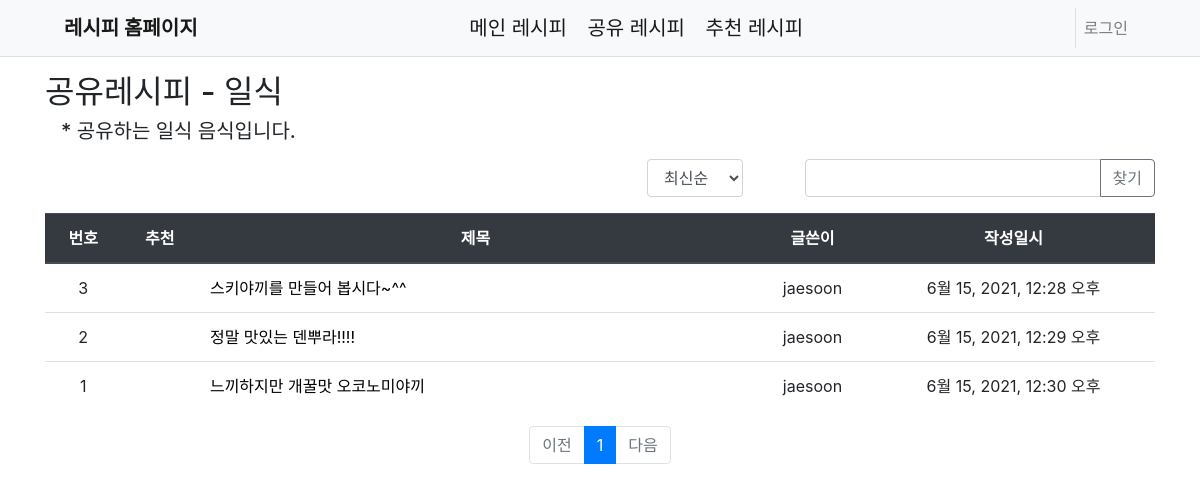
The page /share_recipe/japanese/ on the database its author committed.
### share_recipe/models.py (models this page shows, shortened)
class share_recipe(models.Model):
    subject = models.CharField(max_length=200)
    menu = models.CharField(choices=menu_Choice, max_length = 10)
    material = models.TextField()
    how_Make = models.TextField()
    create_date = models.DateTimeField()
    author = models.ForeignKey(User, on_delete = models.CASCADE, related_name = 'author_recipe')
    modify_date = models.DateTimeField(null=True, blank=True)
    voter = models.ManyToManyField(User, related_name = 'voter_recipe')

### share_recipe/views/recipe_list_views.py (the view, shortened to what this page needs)
# urls.py: path('japanese/', recipe_list_views.japanese, name = 'japanese'),
def japanese(request):
    page = request.GET.get('page', '1')
    kw = request.GET.get('kw', '')
    so = request.GET.get('so', 'recent')  # 정렬기준
    if so == 'recommend':
        japanese_share_recipe = share_recipe.objects.annotate(num_voter=Count('voter')).filter(
            menu__contains='일식').order_by('-num_voter', '-create_date')
    elif so == 'popular':
        japanese_share_recipe = share_recipe.objects.annotate(num_answer=Count('answer')).filter(
            menu__contains='일식').order_by('-num_answer', '-create_date')
    else:  # recent
        japanese_share_recipe = share_recipe.objects.filter(menu__contains='일식')
    paginator = Paginator(japanese_share_recipe, 5)
    page_obj = paginator.get_page(page)
    context = {'recipe_list': page_obj, 'page': page, 'kw': kw, 'so': so}
    return render(request, 'share/japanese_recipe_list.html', context)

### share_recipe/templatetags/share_filter.py (called while the page is built)
@register.filter
def sub(value, arg):
    return value-arg

### templates/share/japanese_recipe_list.html (shortened to what this page needs)
{% extends 'base.html' %}
{% load share_filter %}
{% block content %}
<div class="container my-3">
    <h2 class="banner">공유레시피 - 일식<br></h2>
    <h3 class="sub" style="font-size:20px;"> * 공유하는 일식 음식입니다.</h3>
    <div class="row justify-content-end my-3">
        <div class="col-2">
            <select class="form-control so">
                <option value="recent" {% if so == 'recent' %}selected{% endif %}>최신순</option>
            </select>
        </div>
        <div class="col-4 input-group">
            <input type="text" class="form-control kw" value="{{ kw|default_if_none:'' }}">
            <div class="input-group-append">
                <button class="btn btn-outline-secondary" type="button" id="btn_search">찾기</button>
            </div>
        </div>
    </div>
    <table class="table">
        <thead>
        <tr class="text-center thead-dark">
            <th>번호</th>
            <th>추천</th>
            <th style = "width:50%">제목</th>
            <th>글쓴이</th>
            <th>작성일시</th>
        </tr>
        </thead>
        <tbody>
        {% if recipe_list %}
        {% for recipe in recipe_list %}
        <tr class = "text-center">
            <td>{{ recipe_list.paginator.count|sub:recipe_list.start_index|sub:forloop.counter0|add:1 }}</td>
            <td>
            </td>
            <td class = "text-left">
                <a href="{% url 'share:recipe_detail' recipe.id %}">
                    {{ recipe.subject }}
                </a>
            </td>
            <td>{{ recipe.author.username }}</td>
            <td>{{ recipe.create_date }}</td>
        </tr>
        {% endfor %}
        {% else %}
        <tr>
            <td colspan="3">레시피가 없습니다.</td>
        </tr>
        {% endif %}
        </tbody>
    </table>
    <ul class="pagination justify-content-center">
        {% if recipe_list.has_previous %}
        <li class="page-item">
            <a class="page-link" data-page="{{ recipe_list.previous_page_number }}" href="#">이전</a>
        </li>
        {% else %}
        <li class="page-item disabled">
            <a class="page-link" tabindex="-1" aria-disabled="true" href="#">이전</a>
        </li>
        {% endif %}
        {% for page_number in recipe_list.paginator.page_range %}
        {% if page_number >= recipe_list.number|add:-5 and page_number <= recipe_list.number|add:5 %}
            {% if page_number == recipe_list.number %}
            <li class="page-item active" aria-current="page">
                <a class="page-link" data-page="{{ page_number }}" href="#">{{ page_number }}</a>
            </li>
            {% else %}
            <li class="page-item">
                <a class="page-link" data-page="{{ page_number }}" href="#">{{ page_number }}</a>
            </li>
            {% endif %}
        {% endif %}
        {% endfor %}
        {% if recipe_list.has_next %}
        <li class="page-item">
            <a class="page-link" data-page="{{ recipe_list.next_page_number }}" href="#">다음</a>
        </li>
        {% else %}
        <li class="page-item disabled">
            <a class="page-link" tabindex="-1" aria-disabled="true" href="#">다음</a>
        </li>
        {% endif %}
    </ul>
</div>
{% endblock %}

### static/style.css (style rules this page uses)
.banner { margin-bottom:0.5rem; }
.sub { border: none; margin-left:1rem; }

### rows shown on the page
share_recipe: paginator.count|sub "3", subject "스키야끼를 만들어 봅시다~^^", author.username "jaesoon", create_date "6월 15, 2021, 12:28 오후"
share_recipe: paginator.count|sub "2", subject "정말 맛있는 덴뿌라!!!!", author.username "jaesoon", create_date "6월 15, 2021, 12:29 오후"
share_recipe: paginator.count|sub "1", subject "느끼하지만 개꿀맛 오코노미야끼", author.username "jaesoon", create_date "6월 15, 2021, 12:30 오후"

### other values the page prints
{{ page_number }} "1"
